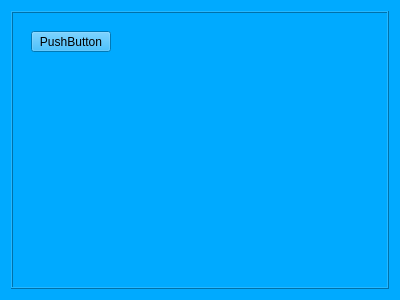
<?xml version="1.0" encoding="UTF-8"?>
<ui version="4.0">
 <class>Widget_Estado_Cuadroptero</class>
 <widget class="QWidget" name="Widget_Estado_Cuadroptero">
  <property name="geometry">
   <rect>
    <x>0</x>
    <y>0</y>
    <width>400</width>
    <height>300</height>
   </rect>
  </property>
  <property name="windowTitle">
   <string>Form</string>
  </property>
  <property name="styleSheet">
   <string notr="true">background-color: rgb(0, 170, 255);</string>
  </property>
  <layout class="QGridLayout" name="gridLayout">
   <item row="0" column="0">
    <widget class="QFrame" name="frame">
     <property name="frameShape">
      <enum>QFrame::Box</enum>
     </property>
     <property name="frameShadow">
      <enum>QFrame::Raised</enum>
     </property>
     <widget class="QPushButton" name="pushButton">
      <property name="geometry">
       <rect>
        <x>20</x>
        <y>20</y>
        <width>80</width>
        <height>21</height>
       </rect>
      </property>
      <property name="text">
       <string>PushButton</string>
      </property>
     </widget>
    </widget>
   </item>
  </layout>
 </widget>
 <resources/>
 <connections/>
</ui>
